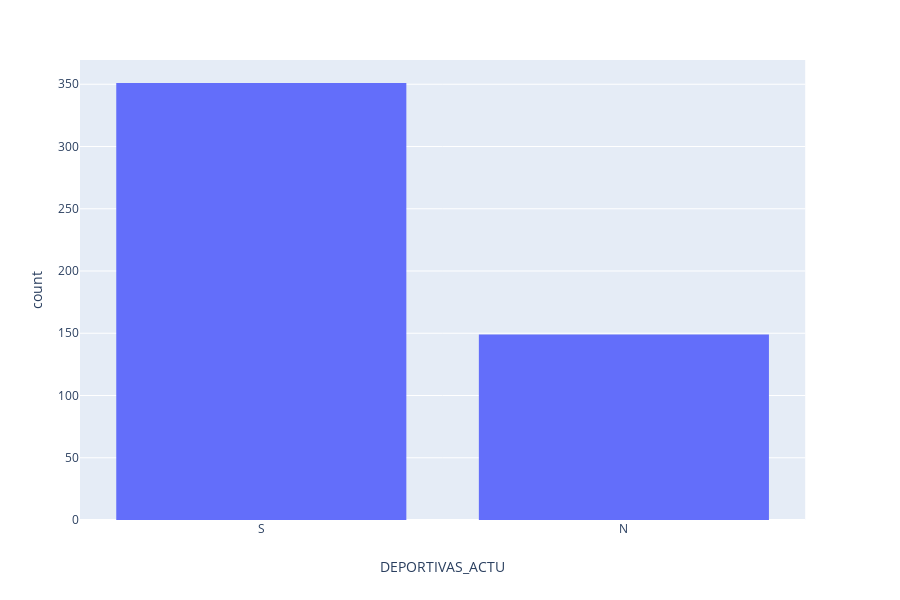

Notebook code cell kept with this figure:
### Markdown cell above
## ¿Cuántos alumnos realizan actividades deportivas actualmente?

### Code cell
fig = px.histogram(pData, x="DEPORTIVAS_ACTU")
fig.show()

### Figure 1 — Plotly figure (JSON) as saved in the notebook; plotly's stock layout.template omitted (floating-point values rounded to 4 significant figures; data arrays with more than 128 entries replaced by an {"elided": "..."} marker saying what was removed)
{"data": [{"alignmentgroup": "True", "bingroup": "x", "hoverlabel": {"namelength": 0}, "hovertemplate": "DEPORTIVAS_ACTU=%{x}<br>count=%{y}", "legendgroup": "", "marker": {"color": "#636efa"}, "name": "", "offsetgroup": "", "orientation": "v", "showlegend": false, "type": "histogram", "x": {"elided": "500 str values"}, "xaxis": "x", "yaxis": "y"}], "layout": {"barmode": "relative", "height": 600, "legend": {"tracegroupgap": 0}, "margin": {"t": 60}, "xaxis": {"anchor": "y", "domain": [0, 0.98], "title": {"text": "DEPORTIVAS_ACTU"}}, "yaxis": {"anchor": "x", "domain": [0, 1], "title": {"text": "count"}}}}
